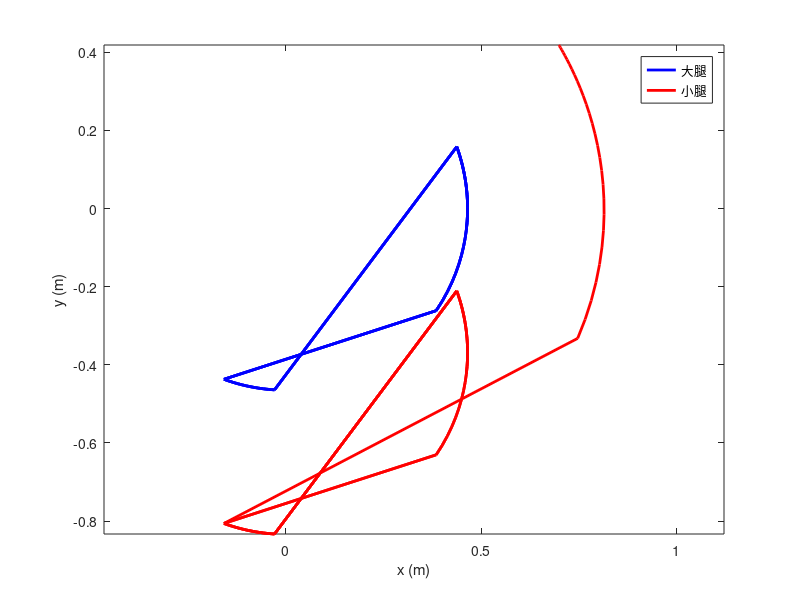

MATLAB code to generate this figure:
% 定义常量
thigh_length = 0.465; % 大腿长度
shank_length = 0.369; % 小腿长度
step_length = 0.3; % 步长

% 定义初始状态
thigh_angle = deg2rad(110); % 大腿初始角度（向前）
shank_angle = deg2rad(135); % 小腿初始角度（向后）
thigh_angular_velocity = 0; % 大腿角速度
shank_angular_velocity = 0; % 小腿角速度

% 定义时间和时间步长
t = 0:0.01:2; % 从0到2秒，每0.01秒采样一次

% 解算运动方程
for i = 1:length(t)
    % 计算大腿和小腿的加速度
    thigh_angular_acceleration = -9.81/thigh_length * sin(thigh_angle);
    shank_angular_acceleration = -9.81/shank_length * sin(shank_angle);
    
    % 计算大腿和小腿的角速度
    thigh_angular_velocity = thigh_angular_velocity + thigh_angular_acceleration * 0.01;
    shank_angular_velocity = shank_angular_velocity + shank_angular_acceleration * 0.01;
    
    % 计算大腿和小腿的角度
    thigh_angle = thigh_angle + thigh_angular_velocity * 0.01;
    shank_angle = shank_angle + shank_angular_velocity * 0.01;
    
    % 限制大腿和小腿的角度在最大值范围内
    thigh_angle = max(thigh_angle, -deg2rad(20)); % 最大后摆20度
    thigh_angle = min(thigh_angle, deg2rad(110)); % 最大前摆110度
    shank_angle = max(shank_angle, 0); % 最大后摆135度
    
    % 计算大腿和小腿的坐标
    thigh_x = thigh_length * sin(thigh_angle);
    thigh_y = -thigh_length * cos(thigh_angle);
    shank_x = thigh_x + shank_length * sin(shank_angle);
    shank_y = thigh_y - shank_length * cos(shank_angle);
    
    % 将坐标保存到数组中
    thigh_trajectory(i,:) = [thigh_x, thigh_y];
    shank_trajectory(i,:) = [shank_x, shank_y];
    
    % 计算下一步的初始状态
    if mod(i, step_length/0.01) == 0 % 每走一步
        if thigh_angle > 0 % 如果大腿朝前
            thigh_angle = deg2rad(-20); % 初始角度为最大后摆
                else % 如果大腿朝后
            thigh_angle = deg2rad(110); % 初始角度为最大前摆
        end
        shank_angle = 0; % 小腿初始角度为0，即竖直向上
        thigh_angular_velocity = 0; % 大腿角速度为0
        shank_angular_velocity = 0; % 小腿角速度为0
    end
end

% 绘制运动轨迹
figure
plot(thigh_trajectory(:,1), thigh_trajectory(:,2), 'b', 'LineWidth', 2)
hold on
plot(shank_trajectory(:,1), shank_trajectory(:,2), 'r', 'LineWidth', 2)
axis equal
xlabel('x (m)')
ylabel('y (m)')
legend('大腿', '小腿')
